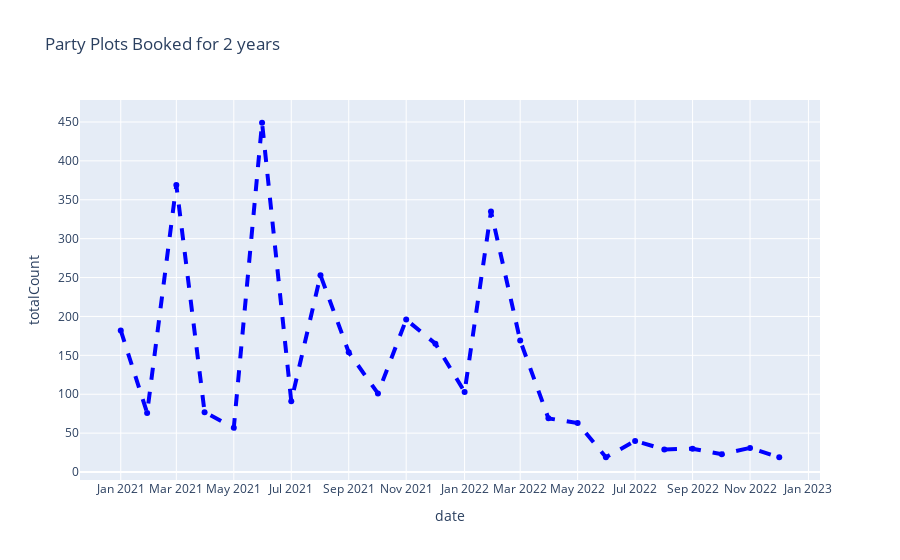

This figure's notebook cell:
### Code cell
fig = px.line(new_df2[12:], x='date', y='totalCount',markers=True,title='Party Plots Booked for 2 years')
fig.layout.xaxis.tick0 = '2021-01-31'
fig.layout.xaxis.dtick = 'M2'
#month-year format
fig.layout.xaxis.tickformat='%b %Y'

#fig.update_traces(patch={"line": {"color": "green", "width": 4}})
fig.update_traces(patch={"line": {"color": "blue", "width": 4, "dash": 'dash'}}) 

fig.show()

### Figure 1 — Plotly figure (JSON) as saved in the notebook; plotly's stock layout.template omitted (floating-point values rounded to 4 significant figures)
{"data": [{"hovertemplate": "date=%{x}<br>totalCount=%{y}<extra></extra>", "legendgroup": "", "line": {"color": "blue", "dash": "dash", "width": 4}, "marker": {"symbol": "circle"}, "mode": "lines+markers", "name": "", "orientation": "v", "showlegend": false, "type": "scatter", "x": ["2021-01-31T00:00:00", "2021-02-28T00:00:00", "2021-03-31T00:00:00", "2021-04-30T00:00:00", "2021-05-31T00:00:00", "2021-06-30T00:00:00", "2021-07-31T00:00:00", "2021-08-31T00:00:00", "2021-09-30T00:00:00", "2021-10-31T00:00:00", "2021-11-30T00:00:00", "2021-12-31T00:00:00", "2022-01-31T00:00:00", "2022-02-28T00:00:00", "2022-03-31T00:00:00", "2022-04-30T00:00:00", "2022-05-31T00:00:00", "2022-06-30T00:00:00", "2022-07-31T00:00:00", "2022-08-31T00:00:00", "2022-09-30T00:00:00", "2022-10-31T00:00:00", "2022-11-30T00:00:00", "2022-12-31T00:00:00"], "xaxis": "x", "y": [182, 76, 369, 77, 57, 449, 91, 253, 154, 101, 196, 165, 103, 335, 169, 69, 63, 19, 40, 29, 30, 23, 31, 19], "yaxis": "y"}], "layout": {"autosize": true, "legend": {"tracegroupgap": 0}, "title": {"text": "Party Plots Booked for 2 years"}, "xaxis": {"anchor": "y", "autorange": true, "domain": [0, 1], "dtick": "M2", "range": ["2020-12-02 05:50:41.3793", "2023-02-28 18:09:18.6207"], "tick0": "2021-01-31", "tickformat": "%b %Y", "title": {"text": "date"}, "type": "date"}, "yaxis": {"anchor": "x", "autorange": true, "domain": [0, 1], "range": [-17.76, 485.8], "title": {"text": "totalCount"}, "type": "linear"}}}
